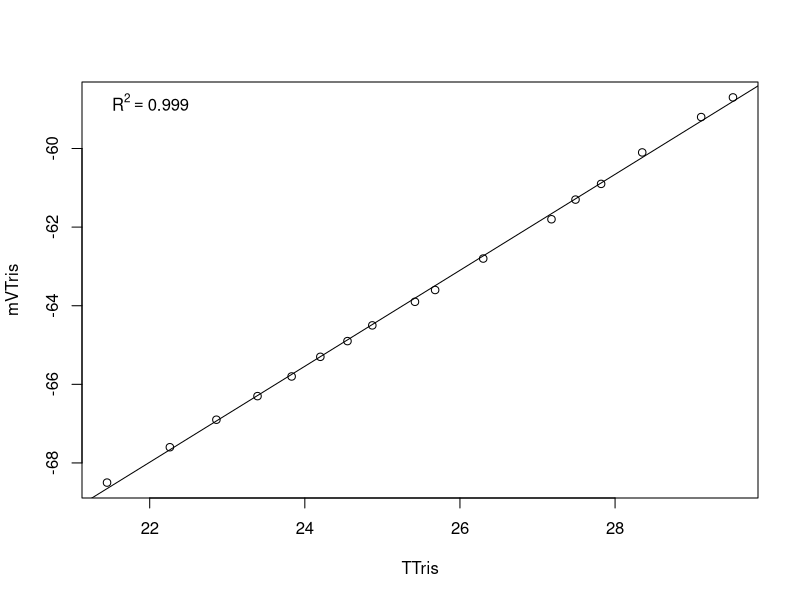

Reproduce this figure in R.
setwd("~/MyProjects/urol-e5/timeseries/timepoint_2/tris_calibrations") #set working directory

Calib.Data <-read.table("20200309.csv", header=TRUE, sep=",", na.string="NA", as.is=TRUE) #reads in the data files
model <-lm(mVTris ~ TTris, data=Calib.Data) #runs a linear regression of mV as a function of temperature
coe <- coef(model) #extracts the coeffecients
R2<-summary(model)$r.squared
plot(mVTris ~ TTris, data=Calib.Data)
abline(lm(mVTris ~ TTris, data=Calib.Data))
legend('topleft', legend = bquote(R^2 == .(format(R2, digits = 3))), bty='n')
